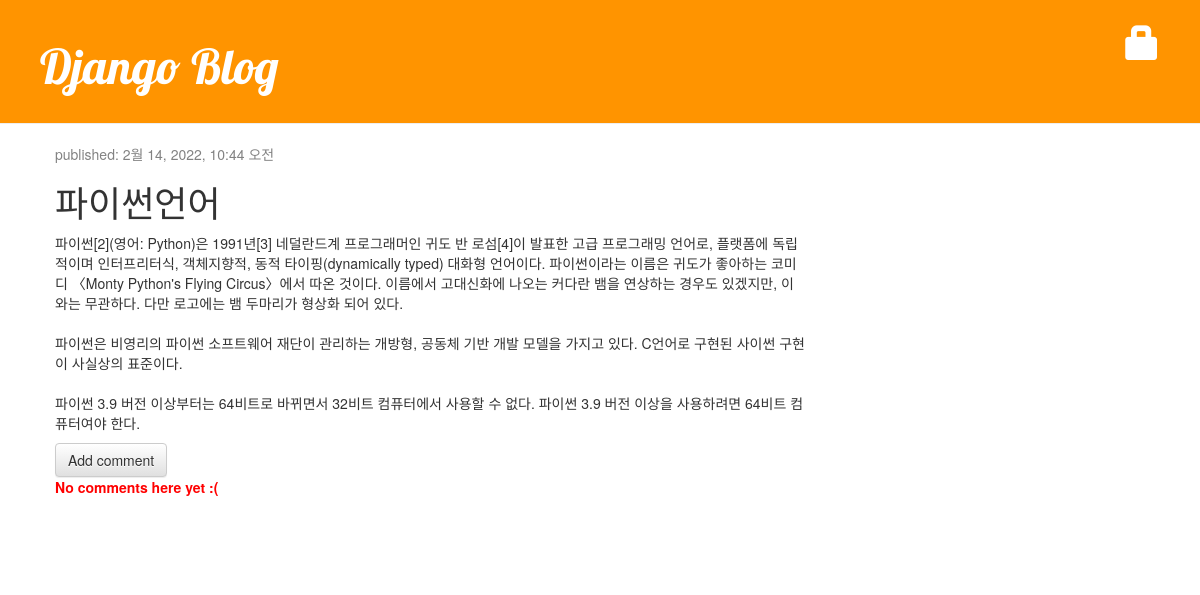
/blog/post/5, run on the app's committed database.
### blog/models.py (models this page shows, shortened)
class Post(models.Model):
    author = models.ForeignKey('auth.User', on_delete=models.CASCADE)
    title = models.CharField(max_length=200, validators=[min_length_2_validator])
    text = models.TextField()
    created_date = models.DateTimeField(default=timezone.now)
    published_date = models.DateTimeField(blank=True, null=True)

### blog/views.py (the view)
# urls.py: path('post/<int:pk>', views.post_detail, name='post_detail'),
def post_detail(request,pk):
    post = get_object_or_404(Post, pk=pk)
    return render(request, 'blog/post_detail.html', {'post_key': post})

### blog/templates/blog/post_detail.html (shortened to what this page needs)
{% extends 'blog/base.html' %}
{% block content %}
    <div class="post">
        <div class="date">
            <p>published: {{ post_key.published_date }}</p>
        </div>
        <h1>{{ post_key.title }}</h1>
        <p>{{ post_key.text| linebreaksbr }}</p>
        <a class="btn btn-default" href="{% url 'add_comment_to_post' pk=post_key.pk %}">
            Add comment
        </a>
        {% for comment in post_key.comments.all %}
            {% if user.is_authenticated or comment.approved_comment %}
            <div class="comment">
                <div class="date"> {{ comment.created_date }}
                    {% if not comment.approved_comment %}
                        <a class="btn btn-default" href="{% url 'comment_remove' pk=comment.pk %}">
                            <span class="glyphicon glyphicon-remove"></span>
                        </a>
                        <a class="btn btn-default" href="{% url 'comment_approve' pk=comment.pk %}">
                            <span class="glyphicon glyphicon-ok"></span>
                        </a>
                    {% endif %}
                </div>
                <strong>{{ comment.author }}</strong>
                <p>{{ comment.text|linebreaks }}</p>
            </div>
            {% endif %}
        {% empty %}
            <p class="errorlist">No comments here yet :(</p>
        {% endfor %}
    </div>
{% endblock %}

### blog/static/css/blog.css (style rules this page uses)
h1, h2, h3, h4 { font-family: 'Lobster', cursive; }
.date { color: #828282; }
.post { margin-bottom: 70px; }
.errorlist { color: red; font-weight: bold; }

### data on the page
Post: published_date "2월 14, 2022, 10:44 오전", title "파이썬언어", text "파이썬[2](영어: Python)은 1991년[3] 네덜란드계 프로그래머인 귀도 반 로섬[4]이 발표한 고급 프로그래밍 언어로, 플랫폼에 독립적이며 인터프리터식, 객체지향적, 동적 타이핑(dynamically typed) 대화형 언어이다. 파이썬이라는 이름은 귀도가 좋아하는 코미디 〈Monty Python's Flying Circus〉에서 따온 것이다. 이름에서 고대신화에 나오는 커다란 뱀을 연상하는 경우도 있겠지만, 이와는 무관하다. 다만 로고에는 뱀 두마리가 형상화 되어 있다. 파이썬은 비영리의 파이썬 소프트웨어 재단이 관리하는 개방형, 공동체 기반 개발 모델을 가지고 있다. C언어로 구현된 사이썬 구현이 사실상의 표준이다. 파이썬 3.9 버전 이상부터는 64비트로 바뀌면서 32비트 컴퓨터에서 사용할 수 없다. 파이썬 3.9 버전 이상을 사용하려면 64비트 컴퓨터여야 한다."
